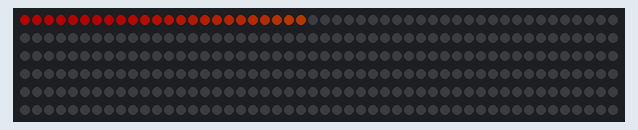
The sketch below on a simulated Arduino Uno, built with avr-gcc and run on an emulated ATmega328P. Shown: 300 RGB LEDs in strip order, left to right, continuing on the next row. Dim RGB values are drawn brighter than linear; what the sketch prints to the serial monitor is not drawn.

Above: at 0.47 s.
At 4.78 s:
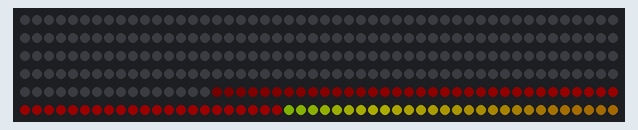
At 10.12 s:
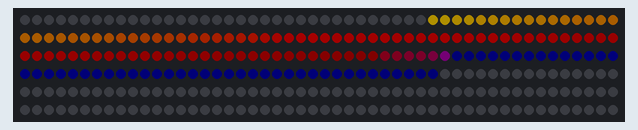
At 20.07 s:
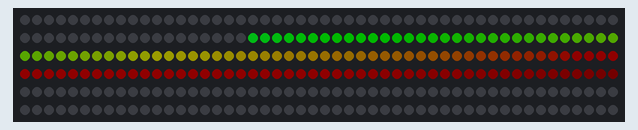
At 29.7 s:
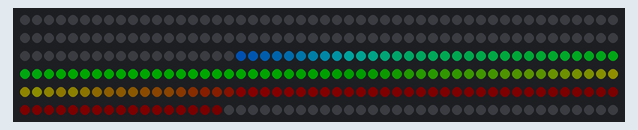
At 39.65 s:
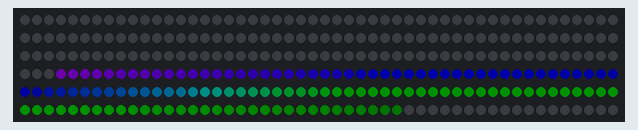

The sketch:

Cylon.ino
```cpp
#include <FastLED.h>

// How many leds in your strip?
#define NUM_LEDS 300

// For led chips like Neopixels, which have a data line, ground, and power, you just
// need to define DATA_PIN.  For led chipsets that are SPI based (four wires - data, clock,
// ground, and power), like the LPD8806, define both DATA_PIN and CLOCK_PIN
#define DATA_PIN 7
#define CLOCK_PIN 13

// Define the array of leds
CRGB leds[NUM_LEDS];

void setup() {
	Serial.begin(57600);
	Serial.println("resetting");
	LEDS.addLeds<WS2813,DATA_PIN,GRB>(leds,NUM_LEDS);
	LEDS.setBrightness(80);
}

void fadeall() { for(int i = 0; i < NUM_LEDS; i++) { leds[i].nscale8(252); } }

void loop() {
	static uint8_t hue = 0;
	Serial.print("x");
	// First slide the led in one direction
	for(int i = 0; i < NUM_LEDS; i++) {
		// Set the i'th led to red
		leds[i] = CHSV(hue++, 255, 255);
		// Show the leds
		FastLED.show();
		// now that we've shown the leds, reset the i'th led to black
		// leds[i] = CRGB::Black;
		fadeall();
		// Wait a little bit before we loop around and do it again
		delay(1);
	}
	Serial.print("x");

	// Now go in the other direction.
	for(int i = (NUM_LEDS)-1; i >= 0; i--) {
		// Set the i'th led to red
		leds[i] = CHSV(hue++, 255, 255);
		// Show the leds
		FastLED.show();
		// now that we've shown the leds, reset the i'th led to black
		// leds[i] = CRGB::Black;
		fadeall();
		// Wait a little bit before we loop around and do it again
		delay(10);
	}
}
```
